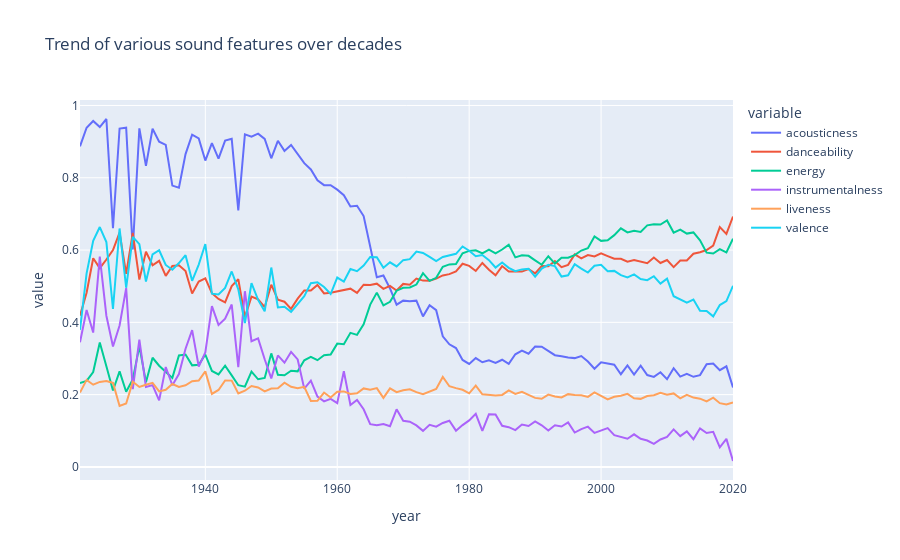

Notebook code cell kept with this figure:
### Markdown cell above
#### Plot the trends of various sound features (acousticness, danceability, energy, instrumentalness, liveness, valence) over decades using a line plot: px.line(year_data, x='year', y=sound_features, title='Trend of various sound features over decades').

### Code cell
# Plotting a line chart to show the trend of various sound features over the decades
import plotly.express as px

sound_features = ['acousticness', 'danceability', 'energy', 'instrumentalness', 'liveness', 'valence']

fig = px.line(year_data, x='year', y=sound_features, title='Trend of various sound features over decades')
fig.show()
